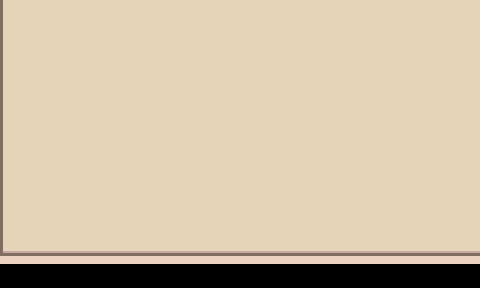

A 2D game scene composited from a Tiled map and its tileset images. What follows is a short description and the map's XML, with every tile layer's data as written:
An orthogonal 15x9 tile map with 32x32 px tiles, 1 tile layer (Tile Layer 1).

<map version="1.0" orientation="orthogonal" width="15" height="9" tilewidth="32" tileheight="32">
 <tileset firstgid="1" source="Tiles.tsx" />
 <layer name="Tile Layer 1" width="15" height="9">
  <data>
   <tile gid="4" />
   <tile gid="5" />
   <tile gid="5" />
   <tile gid="5" />
   <tile gid="5" />
   <tile gid="5" />
   <tile gid="5" />
   <tile gid="5" />
   <tile gid="5" />
   <tile gid="5" />
   <tile gid="5" />
   <tile gid="5" />
   <tile gid="5" />
   <tile gid="5" />
   <tile gid="5" />
   <tile gid="4" />
   <tile gid="5" />
   <tile gid="5" />
   <tile gid="5" />
   <tile gid="5" />
   <tile gid="5" />
   <tile gid="5" />
   <tile gid="5" />
   <tile gid="5" />
   <tile gid="5" />
   <tile gid="5" />
   <tile gid="5" />
   <tile gid="5" />
   <tile gid="5" />
   <tile gid="5" />
   <tile gid="4" />
   <tile gid="5" />
   <tile gid="5" />
   <tile gid="5" />
   <tile gid="5" />
   <tile gid="5" />
   <tile gid="5" />
   <tile gid="5" />
   <tile gid="5" />
   <tile gid="5" />
   <tile gid="5" />
   <tile gid="5" />
   <tile gid="5" />
   <tile gid="5" />
   <tile gid="5" />
   <tile gid="4" />
   <tile gid="5" />
   <tile gid="5" />
   <tile gid="5" />
   <tile gid="5" />
   <tile gid="5" />
   <tile gid="5" />
   <tile gid="5" />
   <tile gid="5" />
   <tile gid="5" />
   <tile gid="5" />
   <tile gid="5" />
   <tile gid="5" />
   <tile gid="5" />
   <tile gid="5" />
   <tile gid="4" />
   <tile gid="5" />
   <tile gid="5" />
   <tile gid="5" />
   <tile gid="5" />
   <tile gid="5" />
   <tile gid="5" />
   <tile gid="5" />
   <tile gid="5" />
   <tile gid="5" />
   <tile gid="5" />
   <tile gid="5" />
   <tile gid="5" />
   <tile gid="5" />
   <tile gid="5" />
   <tile gid="4" />
   <tile gid="5" />
   <tile gid="5" />
   <tile gid="5" />
   <tile gid="5" />
   <tile gid="5" />
   <tile gid="5" />
   <tile gid="5" />
   <tile gid="5" />
   <tile gid="5" />
   <tile gid="5" />
   <tile gid="5" />
   <tile gid="5" />
   <tile gid="5" />
   <tile gid="5" />
   <tile gid="4" />
   <tile gid="5" />
   <tile gid="5" />
   <tile gid="5" />
   <tile gid="5" />
   <tile gid="5" />
   <tile gid="5" />
   <tile gid="5" />
   <tile gid="5" />
   <tile gid="5" />
   <tile gid="5" />
   <tile gid="5" />
   <tile gid="5" />
   <tile gid="5" />
   <tile gid="5" />
   <tile gid="7" />
   <tile gid="8" />
   <tile gid="8" />
   <tile gid="8" />
   <tile gid="8" />
   <tile gid="8" />
   <tile gid="8" />
   <tile gid="8" />
   <tile gid="8" />
   <tile gid="8" />
   <tile gid="8" />
   <tile gid="8" />
   <tile gid="8" />
   <tile gid="8" />
   <tile gid="8" />
   <tile gid="16" />
   <tile gid="16" />
   <tile gid="16" />
   <tile gid="16" />
   <tile gid="16" />
   <tile gid="16" />
   <tile gid="16" />
   <tile gid="16" />
   <tile gid="16" />
   <tile gid="16" />
   <tile gid="16" />
   <tile gid="16" />
   <tile gid="16" />
   <tile gid="16" />
   <tile gid="16" />
  </data>
 </layer>
</map>
